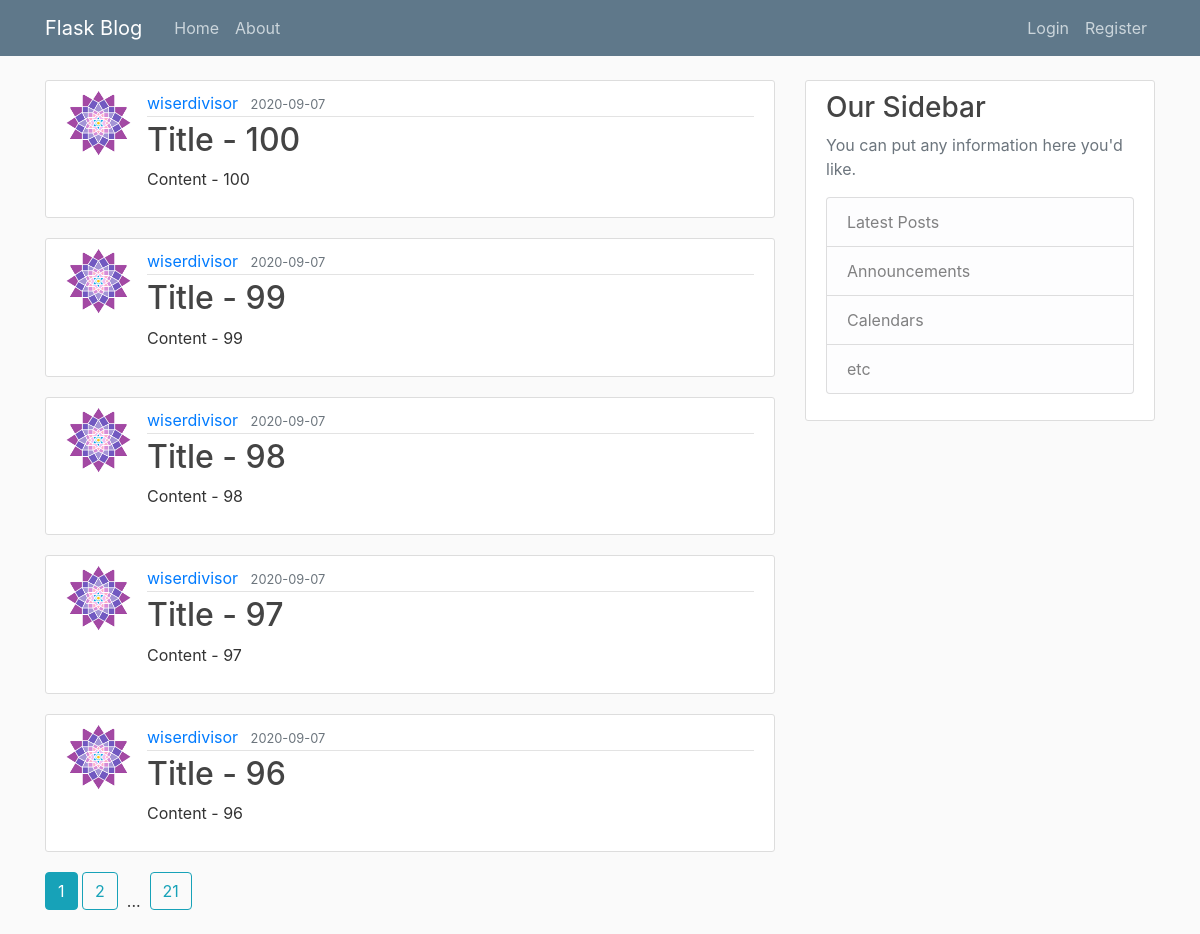
Page /home on the earlier database version.
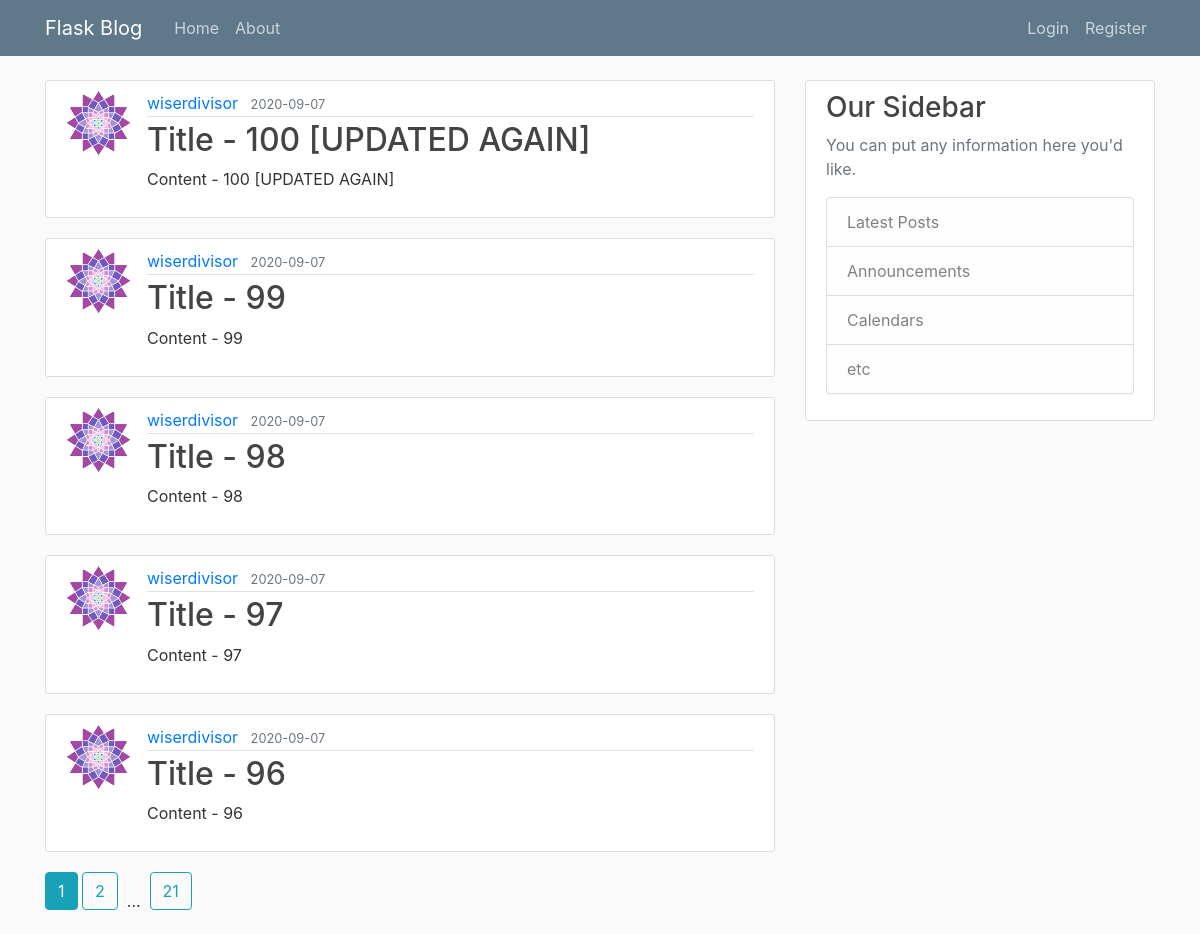
Same page on the later database version.
### flaskblog/models.py (models this page shows, shortened)
class Post(db.Model):
    id = db.Column(db.Integer, primary_key=True)
    title = db.Column(db.String(100), nullable=False)
    date_posted = db.Column(db.DateTime, nullable=False, default=datetime.utcnow)
    content = db.Column(db.Text, nullable=False)
    user_id = db.Column(db.Integer, db.ForeignKey('user.id'), nullable=False)

class User(db.Model, UserMixin):
    id = db.Column(db.Integer, primary_key=True)
    username = db.Column(db.String(20), unique=True, nullable = False)
    email = db.Column(db.String(120), unique=True, nullable = False)
    image_file = db.Column(db.String(20), nullable=False, default = "default.jpg")
    password = db.Column(db.String(60), nullable=False)
    posts = db.relationship('Post', backref='author', lazy=True)

### flaskblog/main/routes.py (the view)
@main.route("/")
@main.route("/home")
def home():
    page = request.args.get('page', 1, type=int)
    posts = Post.query.order_by(Post.date_posted.desc()).paginate(per_page=5, page=page)
    return render_template("home.html", posts=posts, title="Home")

### flaskblog/templates/home.html
{% extends "layout.html" %}
{% block content %}
  {% for post in posts.items %}
    <article class="media content-section">
      <img class="rounded-circle article-img" src="{{ url_for('static', filename='/profile_pics/' + post.author.image_file) }}">
      <div class="media-body">
        <div class="article-metadata">
          <a class="mr-2" href="{{url_for('users.user_post', username=post.author.username)}}">{{ post.author.username }}</a>
          <small class="text-muted">{{ post.date_posted.strftime('%Y-%m-%d') }}</small>
        </div>
        <h2><a class="article-title" href="{{ url_for('posts.post', post_id=post.id) }}">{{ post.title }}</a></h2>
        <p class="article-content">{{ post.content }}</p>
      </div>
    </article>
  {% endfor %}
  {% for page_num in posts.iter_pages(left_edge=1, right_edge=1, left_current=1, right_current=2) %}
    {% if page_num %}
      {% if posts.page == page_num %}
        <a class="btn btn-info mb-4" href="{{ url_for('main.home', page=page_num) }}">{{page_num}}</a>
      {% else %}
        <a class="btn btn-outline-info mb-4" href="{{ url_for('main.home', page=page_num) }}">{{page_num}}</a>
      {% endif %}
    {% else %}
      &nbsp;...&nbsp;
    {% endif %}
  {% endfor %}
{% endblock content %}}

Differences in the rows shown:
changed Post: title "Title - 100" → "Title - 100 [UPDATED AGAIN]"; content "Content - 100" → "Content - 100 [UPDATED AGAIN]"
